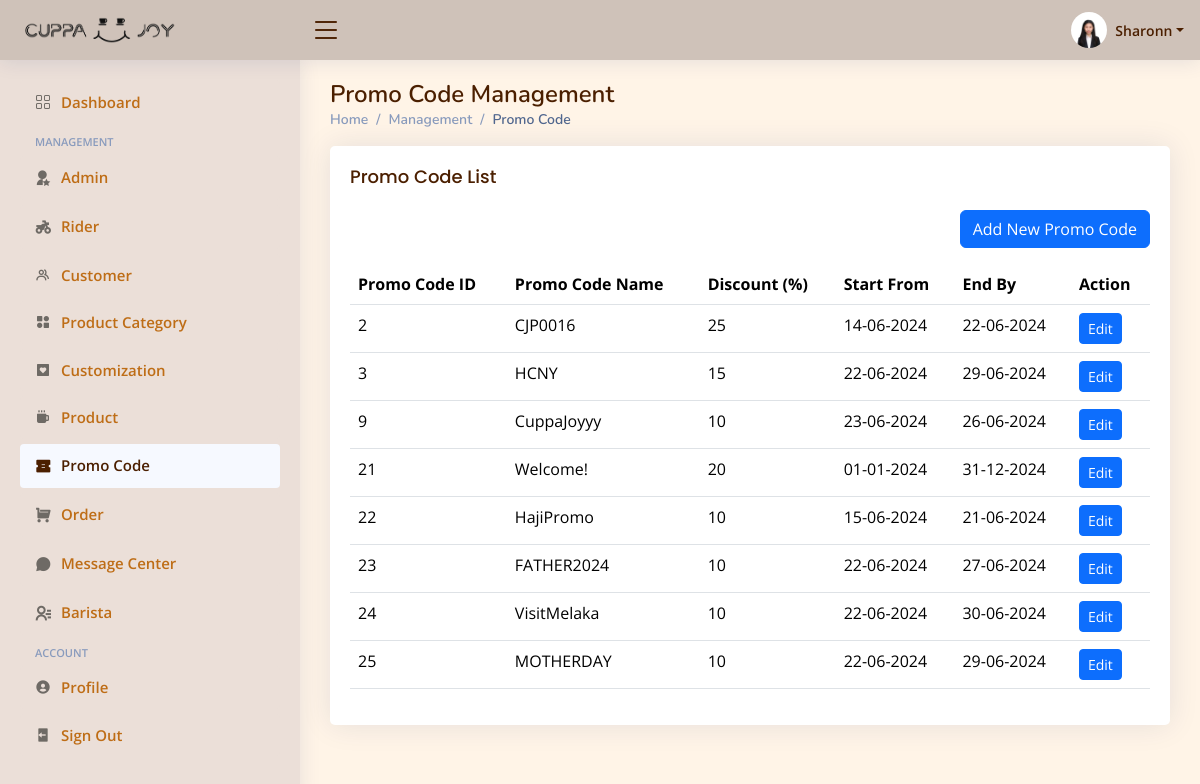
The page /Admin/promo.php (signed in) on the database its author committed.
### tables this page shows
CREATE TABLE `staff` (
  `S_ID` varchar(50) NOT NULL,
  `S_Name` varchar(50) NOT NULL,
  `S_Email` varchar(100) NOT NULL,
  `S_Photo` varchar(100) NOT NULL,
  `S_Password` varchar(225) NOT NULL,
  `S_Status` varchar(50) NOT NULL,
  `Super_Staff` varchar(100) NOT NULL,
  `S_ContactNum` varchar(12) NOT NULL,
  `Add_By` varchar(50) NOT NULL
);

CREATE TABLE `promo` (
  `Promo_ID` int(11) NOT NULL,
  `Promo_Name` varchar(50) NOT NULL,
  `Discount` float NOT NULL,
  `Start_From` date NOT NULL,
  `End_By` date NOT NULL
);

### Admin/promo.php (the view, shortened to what this page needs)
<?php
include("../user/db_connection.php");
$currentuser = $_SESSION["S_ID"];
$sql = "SELECT * FROM `staff` WHERE S_ID = '$currentuser'";
$gotResult = mysqli_query($con, $sql);
if ($gotResult && mysqli_num_rows($gotResult) > 0) {
    $row = mysqli_fetch_array($gotResult);
    $name = $row['S_Name'];
    $photo = $row['S_Photo'];
}
$promoSql = "SELECT * FROM promo";
$promoResult = $con->query($promoSql);
$promoCodes = [];
while ($row = $promoResult->fetch_assoc()) {
    $promoCodes[] = $row;
}
?>
<!DOCTYPE html>
<html lang="en">
<head>
  <link href="assets/vendor/bootstrap/css/bootstrap.min.css" rel="stylesheet">
  <link href="assets/vendor/bootstrap-icons/bootstrap-icons.css" rel="stylesheet">
  <link href="assets/vendor/boxicons/css/boxicons.min.css" rel="stylesheet">
  <link href="assets/vendor/quill/quill.snow.css" rel="stylesheet">
  <link href="assets/vendor/quill/quill.bubble.css" rel="stylesheet">
  <link href="assets/vendor/remixicon/remixicon.css" rel="stylesheet">
  <link href="assets/vendor/simple-datatables/style.css" rel="stylesheet">
  <link href="assets/css/style.css" rel="stylesheet">
</head>
<body>
  <header id="header" class="header fixed-top d-flex align-items-center">
    <div class="d-flex align-items-center justify-content-between">
      <a href="dashboard.php" class="logo d-flex align-items-center">
        <img src="assets/image/full-logo-black.png" alt="">
      </a>
      <i class="bi bi-list toggle-sidebar-btn"></i>
    </div>
    <nav class="header-nav ms-auto">
      <ul class="d-flex align-items-center">
        <li class="nav-item dropdown pe-3">
        <a class="nav-link nav-profile d-flex align-items-center pe-0" href="#" data-bs-toggle="dropdown">
        <img src="../image/admin/<?php echo $photo; ?>" alt="Profile" class="rounded-circle">
        <span class="d-none d-md-block dropdown-toggle ps-2"><?php echo $name; ?></span>
    </a>
        </li>
      </ul>
    </nav>
  </header>
  <aside id="sidebar" class="sidebar">
    <ul class="sidebar-nav" id="sidebar-nav">
    <li class="nav-item">
        <a class="nav-link collapsed" href="dashboard.php">
          <i class="bi bi-grid"></i>
          <span>Dashboard</span>
        </a>
      </li>
      <li class="nav-heading">Management</li>
      <li class="nav-item">
        <a class="nav-link collapsed" href="staff.php">
          <i class="ri-user-star-fill"></i>
          <span>Admin</span>
        </a>
      </li>
      <li class="nav-item">
        <a class="nav-link collapsed" href="rider.php">
          <i class="ri-motorbike-fill"></i>
          <span>Rider</span>
        </a>
      </li>
      <li class="nav-item">
        <a class="nav-link collapsed" href="customer.php">
          <i class="bx bx-group"></i>
          <span>Customer</span>
        </a>
      </li>
      <li class="nav-item">
        <a class="nav-link collapsed" href="category.php">
          <i class="bx bxs-category-alt"></i>
          <span>Product Category</span>
        </a>
      </li>
      <li class="nav-item">
        <a class="nav-link collapsed" href="customisation.php">
          <i class="bx bxs-heart-square"></i>
          <span>Customization</span>
        </a>
      </li>
      <li class="nav-item">
        <a class="nav-link collapsed" href="product.php">
          <i class="bx bxs-coffee"></i>
          <span>Product</span>
        </a>
      </li>
      <li class="nav-item">
        <a class="nav-link" href="promo.php">
          <i class="ri-coupon-fill"></i>
          <span>Promo Code</span>
        </a>
      </li>
      <li class="nav-item">
        <a class="nav-link collapsed" href="order2.php">
          <i class="ri-shopping-cart-fill"></i>
          <span>Order</span>
        </a>
      </li>
      <li class="nav-item">
        <a class="nav-link collapsed" href="message.php">
          <i class="ri-chat-3-fill"></i>
          <span>Message Center</span>
        </a>
      </li>
      <li class="nav-item">
        <a class="nav-link collapsed" href="barista.php">
          <i class="ri-contacts-line"></i>
          <span>Barista</span>
        </a>
      </li>
      <li class="nav-heading">Account</li>
      <li class="nav-item">
        <a class="nav-link collapsed" href="users-profile.php">
          <i class="bx bxs-user-circle"></i>
          <span>Profile</span>
        </a>
      </li>
      <li class="nav-item">
        <a class="nav-link collapsed" href="pages-login.php" onclick="return confirmLogout();">
          <i class="bx bxs-log-out"></i>
          <span>Sign Out</span>
        </a>
      </li>
    </ul>
  </aside>
  <main id="main" class="main">
    <div class="pagetitle">
      <h1>Promo Code Management</h1>
      <nav>
        <ol class="breadcrumb">
          <li class="breadcrumb-item"><a href="dashboard.php">Home</a></li>
          <li class="breadcrumb-item">Management</li>
          <li class="breadcrumb-item active">Promo Code</li>
        </ol>
      </nav>
    </div>
    <section class="section">
      <div class="row">
        <div class="col-lg-12">
          <div class="card">
            <div class="card-body">
              <h5 class="card-title">Promo Code List</h5>
                <div class="d-flex justify-content-end mb-3">
                    <button type="button" class="btn btn-primary" data-bs-toggle="modal" data-bs-target="#addPromoModal">Add New Promo Code</button>
                </div>
              <table class="table datatable">
                <thead>
                  <tr>
                    <th>Promo Code ID</th>
                    <th>Promo Code Name</th>
                    <th>Discount (%)</th>
                    <th>Start From</th>
                    <th>End By</th>
                    <th>Action</th>
                  </tr>
                </thead>
                <tbody>
                      <?php foreach ($promoCodes as $promo) { ?>
                          <tr>
                              <td><?php echo $promo['Promo_ID']; ?></td>
                              <td><?php echo $promo['Promo_Name']; ?></td>
                              <td><?php echo $promo['Discount']; ?></td>
                              <td><?php echo date('d-m-Y', strtotime($promo['Start_From'])); ?></td>
                              <td><?php echo date('d-m-Y', strtotime($promo['End_By'])); ?></td>
                              <td>
                                  <button class="btn btn-primary btn-sm"
                                          data-bs-toggle="modal" data-bs-target="#editPromoModal_<?php echo $promo['Promo_ID']; ?>">Edit</button>
                              </td>
                          </tr>
                      <?php } ?>
                  </tbody>
                  </table>
            </div>
          </div>
        </div>
      </div>
    </section>
  </main>
</body>
</html>

### Admin/assets/css/style.css (style rules this page uses)
:root { scroll-behavior: smooth; }
body { font-family: "Open Sans", sans-serif; background: #fff4e7; color: #444444; }
a { color: #f19041; text-decoration: none; }
h1, h2, h3, h4, h5, h6 { font-family: "Nunito", sans-serif; }
#main { margin-top: 60px; padding: 20px 30px; transition: all 0.3s; }
.pagetitle { margin-bottom: 10px; }
.pagetitle h1 { font-size: 24px; margin-bottom: 0; font-weight: 600; color: #4b1f00; }
.card { margin-bottom: 30px; border: none; border-radius: 5px; box-shadow: 0px 0 30px rgba(1, 41, 112, 0.1); }
.card-title { padding: 20px 0 15px 0; font-size: 18px; font-weight: 500; color: #4b1f00; font-family: "Poppins", sans-serif; }
.card-body { padding: 0 20px 20px 20px; }
.breadcrumb { font-size: 14px; font-family: "Nunito", sans-serif; color: #899bbd; font-weight: 600; }
.breadcrumb a { color: #899bbd; transition: 0.3s; }
.breadcrumb .breadcrumb-item::before { color: #899bbd; }
.breadcrumb .active { color: #51678f; font-weight: 600; }
.logo { line-height: 1; }
@media (min-width: 1200px) { .logo { width: 280px; } }
.logo img { max-height: 26px; margin-right: 6px; margin-left: 30px; transform: scale(2.0); }
.header { transition: all 0.5s; z-index: 997; height: 60px; box-shadow: 0px 2px 20px rgba(1, 41, 112, 0.1); background-color: #cfc2b9; padding-left: 20px; }
.header .toggle-sidebar-btn { font-size: 32px; padding-left: 10px; cursor: pointer; color: #4b1f00; }
.header-nav ul { list-style: none; }
.header-nav>ul { margin: 0; padding: 0; }
.header-nav .nav-profile { color: #4b1f00; }
.header-nav .nav-profile img { max-height: 36px; }
.header-nav .nav-profile span { font-size: 14px; font-weight: 600; }
.sidebar { position: fixed; top: 60px; left: 0; bottom: 0; width: 300px; z-index: 996; transition: all 0.3s; padding: 20px; overflow-y: auto; scrollbar-width: thin; scrollbar-color: #c8b394 transparent; box-shadow: 0px 0px 20px rgba(1, 41, 112, 0.1); background-color: #ebdfd8; }
@media (min-width: 1200px) { #main, #footer { margin-left: 300px; } }
.sidebar-nav { padding: 0; margin: 0; list-style: none; }
.sidebar-nav li { padding: 0; margin: 0; list-style: none; }
.sidebar-nav .nav-item { margin-bottom: 5px; }
.sidebar-nav .nav-heading { font-size: 11px; text-transform: uppercase; color: #899bbd; font-weight: 600; margin: 10px 0 5px 15px; }
.sidebar-nav .nav-link { display: flex; align-items: center; font-size: 15px; font-weight: 600; color: #4b1f00; transition: 0.3; background: #f6f9ff; padding: 10px 15px; border-radius: 4px; }
.sidebar-nav .nav-link i { font-size: 16px; margin-right: 10px; color:#4b1f00; }
.sidebar-nav .nav-link.collapsed { color: #be6d16; background:#ebdfd8; }
.sidebar-nav .nav-link.collapsed i { color: #6e6a65; }

### rows shown on the page
staff: S_Photo (picture), S_Name "Sharonn"
promo: Promo_ID "2", Promo_Name "CJP0016", Discount "25", Start_From "14-06-2024", End_By "22-06-2024"
promo: Promo_ID "3", Promo_Name "HCNY", Discount "15", Start_From "22-06-2024", End_By "29-06-2024"
promo: Promo_ID "9", Promo_Name "CuppaJoyyy", Discount "10", Start_From "23-06-2024", End_By "26-06-2024"
promo: Promo_ID "21", Promo_Name "Welcome!", Discount "20", Start_From "01-01-2024", End_By "31-12-2024"
promo: Promo_ID "22", Promo_Name "HajiPromo", Discount "10", Start_From "15-06-2024", End_By "21-06-2024"
promo: Promo_ID "23", Promo_Name "FATHER2024", Discount "10", Start_From "22-06-2024", End_By "27-06-2024"
promo: Promo_ID "24", Promo_Name "VisitMelaka", Discount "10", Start_From "22-06-2024", End_By "30-06-2024"
promo: Promo_ID "25", Promo_Name "MOTHERDAY", Discount "10", Start_From "22-06-2024", End_By "29-06-2024"
